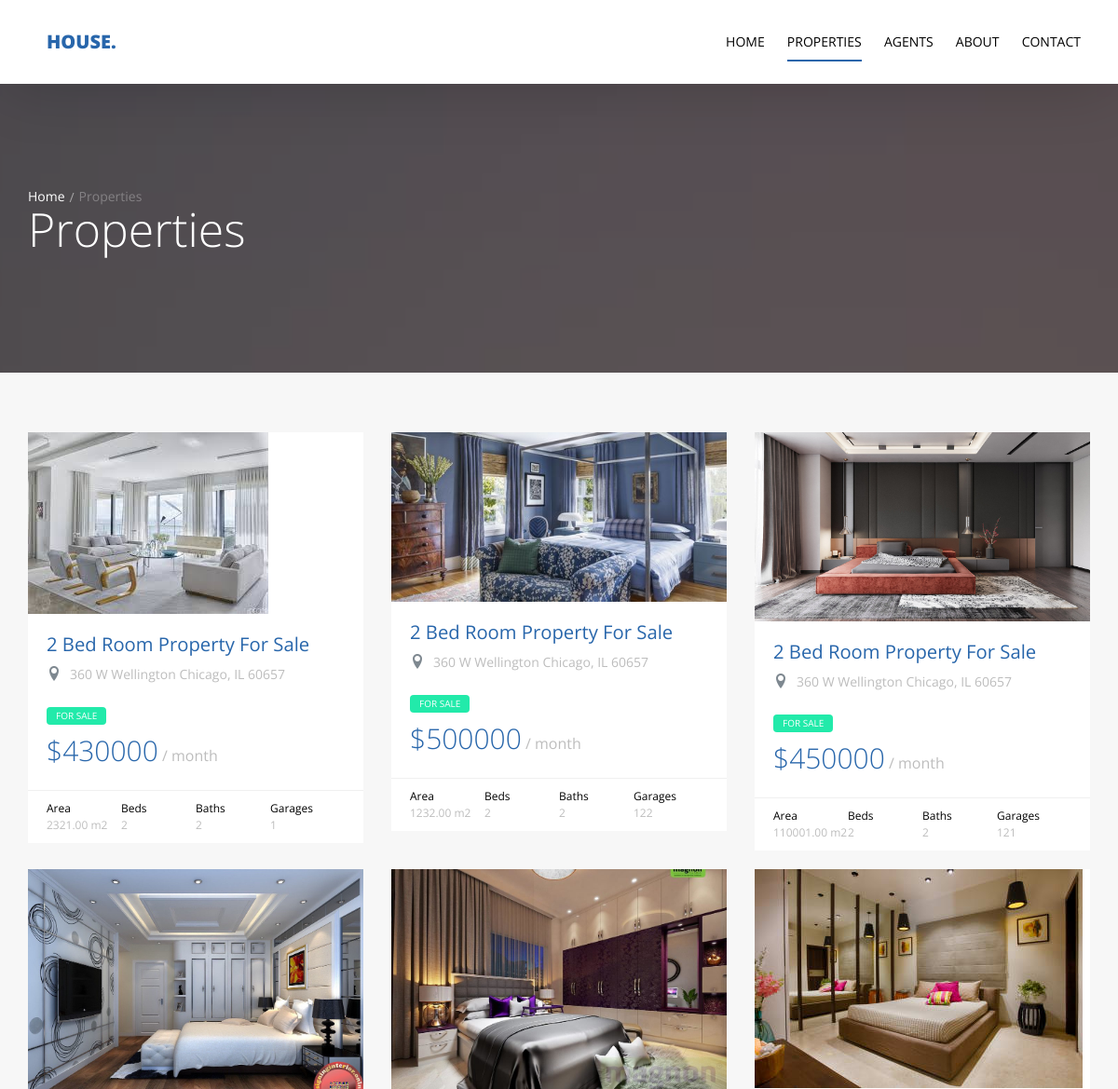
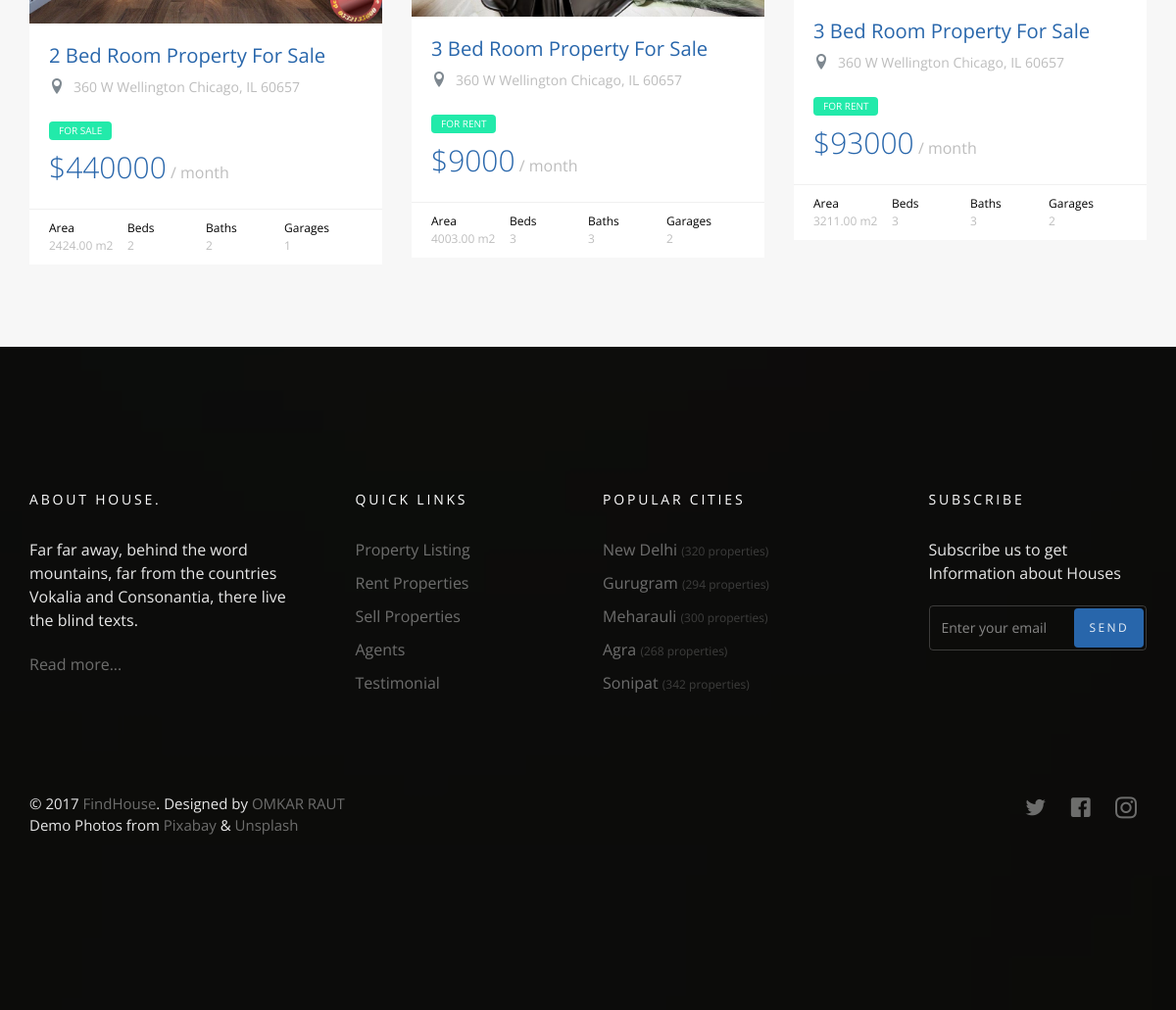
Screenshot of /property/ with the database file from the repository (2 pictures, top to bottom).
### property/models.py (models this page shows)
class Property(models.Model):
    name = models.CharField(max_length=50)
    property_type = models.CharField(choices=property_type , max_length=10)
    price = models.PositiveIntegerField()
    category = models.ForeignKey('Category' ,null=True ,on_delete=models.SET_NULL)
    area = models.DecimalField(decimal_places=2 ,max_digits=8 )
    beds_number = models.PositiveIntegerField()
    baths_number = models.PositiveIntegerField()
    garages_number = models.PositiveIntegerField()
    image=models.ImageField(upload_to='property/',null=True)
    location=models.CharField(max_length=50 ,null=True)
    def __str__(self):
        return self.name
    class Meta:
        verbose_name = 'Property'
        verbose_name_plural = 'Properties'

### property/views.py (the view, shortened to what this page needs)
# urls.py: path('',views.property_list , name='property_list'),
def property_list(request):
    property_list = Property.objects.all()
    template = 'property/list.html'
    address_query = request.GET.get('q')
    property_type = request.GET.getlist('property_type' , None)
    print(property_list)
    context = {
         'property_list' : property_list
    }
    return render(request , template , context)

### property/templates/property/list.html (shortened to what this page needs)
{% extends 'base.html' %}
{% block body %}
  <section class="probootstrap-slider flexslider2 page-inner">
    <div class="overlay"></div>
    <div class="probootstrap-wrap-banner">
      <div class="container">
        <div class="row">
          <div class="col-md-8">
            <div class="page-title probootstrap-animate">
              <div class="probootstrap-breadcrumbs">
                <a href="#">Home</a><span>Properties</span>
              </div>
              <h1>Properties</h1>
            </div>
          </div>
        </div>
      </div>
    </div>
    <ul class="slides">
      <li style="background-image: url(img/slider_1.jpg);"></li>
    </ul>
  </section>
  <section class="probootstrap-section probootstrap-section-lighter">
    <div class="container">
      <div class="row">
        {% if property_list %}
          {% for property in property_list %}
            <div class="col-md-4 col-sm-6">
              <div class="probootstrap-card probootstrap-listing">
                <div class="probootstrap-card-media">
                  <img src="{{property.image.url}}" class="img-responsive" alt="Free HTML5 Template by uicookies.com">
                </div>
                <div class="probootstrap-card-text">
                  <h2 class="probootstrap-card-heading"><a href="{% url 'property:property_detail' property.id %}">{{property}}</a></h2>
                  <div class="probootstrap-listing-location">
                    <i class="icon-location2"></i> <span>360 W Wellington Chicago, IL 60657</span>
                  </div>
                  <div class="probootstrap-listing-category for-sale"><span>for {{property.property_type}}</span></div>
                  <div class="probootstrap-listing-price"><strong>${{property.price}}</strong> / month</div>
                </div>
                <div class="probootstrap-card-extra">
                  <ul>
                    <li>
                      Area
                      <span>{{property.area}} m2</span>
                    </li>
                    <li>
                      Beds
                      <span>{{property.beds_number}}</span>
                    </li>
                    <li>
                      Baths
                      <span>{{property.baths_number}}</span>
                    </li>
                    <li>
                      Garages
                      <span>{{property.garages_number}}</span>
                    </li>
                  </ul>
                </div>
              </div>
            </div>
          {% endfor %}
        {% else %}
          <div class="col-md-10 col-sm-10">
            <h2>No Properties With This Name Or Type </h2>
          </div>
        {% endif %}
      </div>
    </div>
  </section>
  {% endblock body %}

### templates/base.html (shortened to what this page needs)
{% load static %}
<!DOCTYPE html>
<html lang="en">
  <head>
    <link rel="stylesheet" href="{% static 'css/styles-merged.css' %}">
    <link rel="stylesheet" href="{% static 'css/style.min.css' %}">
    <link rel="stylesheet" href="{% static 'css/custom.css' %}">
  </head>
  <body>
  <header role="banner" class="probootstrap-header">
    <div class="container">
        <a href="index.html" class="probootstrap-logo">House<span>.</span></a>
        <nav role="navigation" class="probootstrap-nav hidden-xs">
          <ul class="probootstrap-main-nav">
            <li {% if category_list_home %} class="active"{% endif %}><a href="/">Home</a></li>
            <li {% if property_list %} class="active"{% endif %}><a href="{% url 'property:property_list' %}">Properties</a></li>
            <li {% if agent_list %} class="active"{% endif %}><a href="{% url 'agents:agent_list' %}">Agents</a></li>
            <li {% if about %} class="active"{% endif %}><a href="{% url 'about:aboutus' %}">About</a></li>
            <li {% if contactdetails %} class="active"{% endif %}><a href="{% url 'contact:send_mail' %}">Contact</a></li>
          </ul>
        </nav>
    </div>
  </header>
  {% block body %}
  {% endblock body %}
  <footer class="probootstrap-footer probootstrap-bg" style="background-image: url(img/slider_3.jpg)">
    <div class="container">
      <div class="row mb60">
        <div class="col-md-3">
          <div class="probootstrap-footer-widget">
            <h4 class="heading">About House.</h4>
            <p>Far far away, behind the word mountains, far from the countries Vokalia and Consonantia, there live the blind texts. </p>
            <p><a href="#">Read more...</a></p>
          </div>
        </div>
        <div class="col-md-3">
          <div class="probootstrap-footer-widget probootstrap-link-wrap">
            <h4 class="heading">Quick Links</h4>
            <ul class="stack-link">
              <li><a href="#">Property Listing</a></li>
              <li><a href="#">Rent Properties</a></li>
              <li><a href="#">Sell Properties</a></li>
              <li><a href="#">Agents</a></li>
              <li><a href="#">Testimonial</a></li>
            </ul>
          </div>
        </div>
        <div class="col-md-3">
          <div class="probootstrap-footer-widget">
            <h4 class="heading">Popular Cities</h4>
            <ul class="stack-link">
              <li><a href="#">New Delhi <small>(320 properties)</small></a></li>
              <li><a href="#">Gurugram <small>(294 properties)</small></a></li>
              <li><a href="#">Meharauli <small>(300 properties)</small></a></li>
              <li><a href="#">Agra <small>(268 properties)</small></a></li>
              <li><a href="#">Sonipat <small>(342 properties)</small></a></li>
            </ul>
          </div>
        </div>
        <div class="col-md-3">
          <div class="probootstrap-footer-widget probootstrap-link-wrap">
            <h4 class="heading">Subscribe</h4>
            <p>Subscribe us to get Information about Houses</p>
            <form action="#">
              <div class="form-field">
                <input type="text" class="form-control" placeholder="Enter your email">
                <button class="btn btn-subscribe">Send</button>
              </div>
            </form>
          </div>
        </div>
      </div>
      <div class="row copyright">
        <div class="col-md-6">
          <div class="probootstrap-footer-widget">
            <p>&copy; 2017 <a href="">FindHouse</a>. Designed by <a href="">OMKAR RAUT</a> <br> Demo Photos from <a href="">Pixabay</a> &amp; <a href="">Unsplash</a></p>
          </div>
        </div>
        <div class="col-md-6">
          <div class="probootstrap-footer-widget right">
            <ul class="probootstrap-footer-social">
              <li><a href="#"><i class="icon-twitter"></i></a></li>
              <li><a href=""><i class="icon-facebook"></i></a></li>
              <li><a href="#"><i class="icon-instagram2"></i></a></li>
            </ul>
          </div>
        </div>
      </div>
    </div>
  </footer>
  </body>
</html>

### rows the page displays
Property: image (picture), name "2 Bed Room Property For Sale", property_type "SALE", price "430000", area "2321.00", beds_number "2", baths_number "2", garages_number "1"
Property: image (picture), name "2 Bed Room Property For Sale", property_type "SALE", price "500000", area "1232.00", beds_number "2", baths_number "2", garages_number "122"
Property: image (picture), name "2 Bed Room Property For Sale", property_type "SALE", price "450000", area "110001.00", beds_number "2", baths_number "2", garages_number "121"
Property: image (picture), name "2 Bed Room Property For Sale", property_type "SALE", price "440000", area "2424.00", beds_number "2", baths_number "2", garages_number "1"
Property: image (picture), name "3 Bed Room Property For Sale", property_type "RENT", price "9000", area "4003.00", beds_number "3", baths_number "3", garages_number "2"
Property: image (picture), name "3 Bed Room Property For Sale", property_type "RENT", price "93000", area "3211.00", beds_number "3", baths_number "3", garages_number "2"
